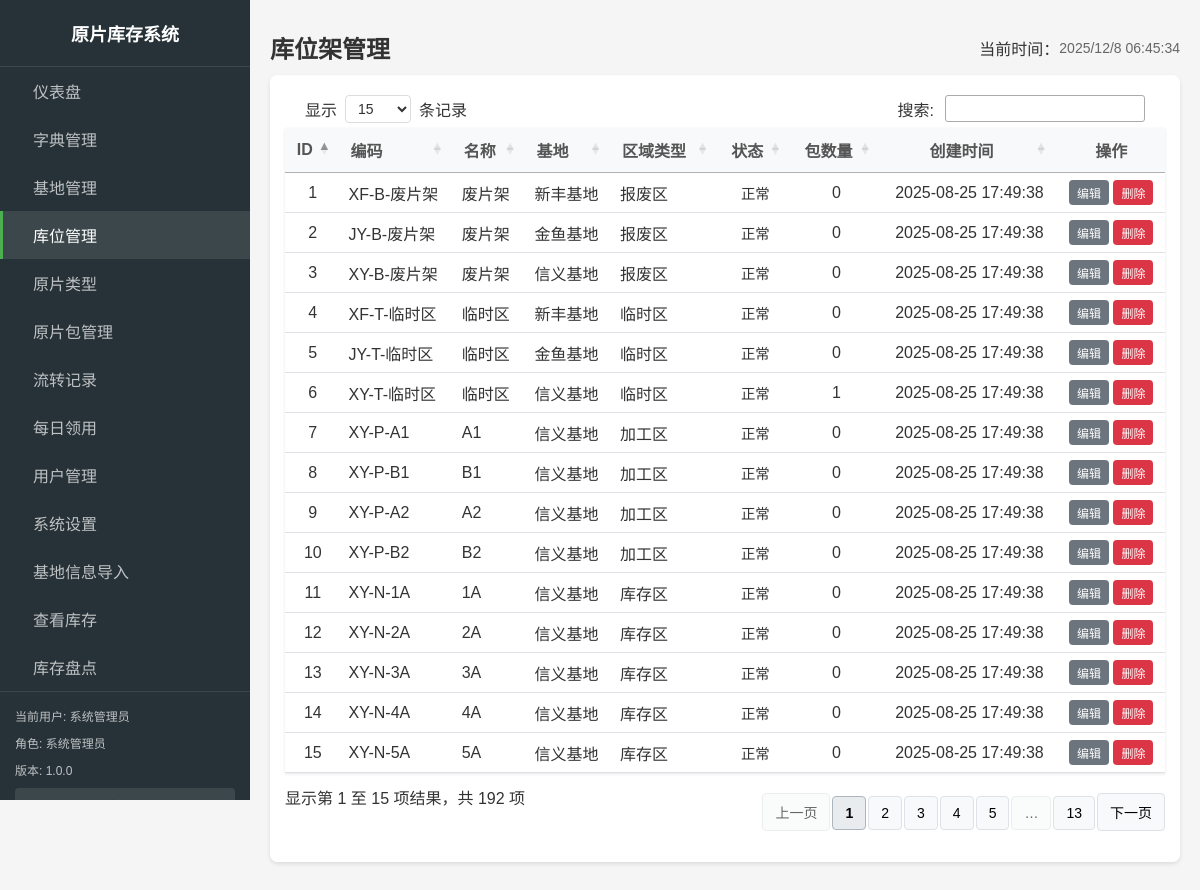
The page /admin/racks.php (signed in) on the database its author committed.
### tables this page shows
CREATE TABLE `storage_racks`  (
  `id` int(11) NOT NULL AUTO_INCREMENT,
  `base_id` int(11) NOT NULL COMMENT '所属基地ID',
  `code` varchar(50) NOT NULL COMMENT '库位架编码',
  `name` varchar(100) NULL DEFAULT NULL COMMENT '库位架名称',
  `area_type` enum('storage','processing','scrap','temporary') NOT NULL DEFAULT 'storage' COMMENT '区域类型：库存区、加工区、报废区、临时区',
  `capacity` int(11) NULL DEFAULT NULL COMMENT '容量',
  `status` enum('normal','maintenance','full') NULL DEFAULT 'normal' COMMENT '状态：正常、维护中、已满',
  `created_at` timestamp NOT NULL DEFAULT CURRENT_TIMESTAMP,
  `updated_at` timestamp NOT NULL DEFAULT CURRENT_TIMESTAMP ON UPDATE CURRENT_TIMESTAMP,
  PRIMARY KEY (`id`) USING BTREE,
  INDEX `base_id`(`base_id`) USING BTREE
);

CREATE TABLE `bases`  (
  `id` int(11) NOT NULL AUTO_INCREMENT,
  `name` varchar(50) NOT NULL COMMENT '基地名称',
  `code` varchar(20) NOT NULL COMMENT '基地编码',
  `address` varchar(255) NULL DEFAULT NULL COMMENT '基地地址',
  `created_at` timestamp NOT NULL DEFAULT CURRENT_TIMESTAMP,
  `updated_at` timestamp NOT NULL DEFAULT CURRENT_TIMESTAMP ON UPDATE CURRENT_TIMESTAMP,
  PRIMARY KEY (`id`) USING BTREE
);

### includes/db.php (called while the page is built, shortened)
<?php
function getDbConnection() {
    static $conn = null;
    if ($conn === null) {
        $conn = new mysqli(DB_HOST, DB_USER, DB_PASS, DB_NAME);
        $conn->set_charset(DB_CHARSET);
    }
    return $conn;
}
function query($sql, $params = []) {
    $conn = getDbConnection();
    $stmt = $conn->prepare($sql);
    if (!$stmt->execute()) {
        throw new Exception("执行查询失败: " . $stmt->error . "<br>SQL: " . $sql);
    }
    $result = $stmt->get_result();
    return $result;
}
function fetchAll($sql, $params = []) {
    $result = query($sql, $params);
    $rows = [];
    while ($row = $result->fetch_assoc()) {
        $rows[] = $row;
    }
    return $rows;
}
?>

### includes/auth.php (called while the page is built, shortened)
<?php
require_once __DIR__ . '/db.php';
function isLoggedIn() {
    return isset($_SESSION['logged_in']) && $_SESSION['logged_in'] === true;
}
function getCurrentUser() {
    return [
        'id' => $_SESSION['user_id'],
        'username' => $_SESSION['username'],
        'name' => $_SESSION['name'],
        'role' => $_SESSION['role'],
        'base_id' => $_SESSION['base_id'] ?? null
    ];
}
?>

### includes/admin_nav_config.php (called while the page is built, shortened)
<?php
function getAdminNavConfig($userRole) {
    $filteredItems = array_filter($navItems, function($item) use ($userRole) {
        return in_array($userRole, $item['roles']);
    });
    usort($filteredItems, function($a, $b) {
        return $a['order'] - $b['order'];
    });
    return $filteredItems;
}
function getCurrentNavId($currentPage) {
    $pageNavMap = [
        'index.php' => 'dashboard',
        'bases.php' => 'bases',
        'racks.php' => 'racks',
        'glass_types.php' => 'glass_types',
        'dictionary.php' => 'dictionary',
        'packages.php' => 'packages',
        'transactions.php' => 'transactions',
        'reports.php' => 'reports',
        'users.php' => 'users',
        'settings.php' => 'settings',
    ];
    return $pageNavMap[$currentPage] ?? '';
}
?>

### admin/racks.php (the view, shortened to what this page needs)
<?php
require_once '../includes/auth.php';
require_once '../includes/db.php';
require_once '../includes/admin_layout.php';
$currentUser = getCurrentUser();
$areaTypes = [
    'storage' => '库存区',
    'processing' => '加工区',
    'scrap' => '报废区',
    'temporary' => '临时区'
];
$message = '';
$messageType = '';
$racksSql = "SELECT r.*, b.name as base_name,
                         (SELECT COUNT(*) FROM glass_packages WHERE current_rack_id = r.id) as package_count
                  FROM storage_racks r
                  LEFT JOIN bases b ON r.base_id = b.id";
$racksSql .= " ORDER BY r.id ASC";
$racks = fetchAll($racksSql , $racksParams);
$statusOptions = [
    'normal' => '正常',
    'maintenance' => '维护中',
    'full' => '已满'
];
?>
<div class="add-button-container">
    <button type="button" class="btn btn-success" onclick="showAddForm()">新增库位架</button>
</div>
<div class="table-container">
    <table id="racksTable" class="table" data-table="racks">
        <thead>
            <tr>
                <th>ID</th>
                <th>编码</th>
                <th>名称</th>
                <th>基地</th>
                <th>区域类型</th>
                <th>状态</th>
                <th>包数量</th>
                <th>创建时间</th>
                <th>操作</th>
            </tr>
        </thead>
        <tbody>
            <?php if (empty($racks)): ?>
                <tr>
                    <td colspan="9" style="text-align: center; color: #666;">暂无记录</td>
                </tr>
            <?php else: ?>
                <?php foreach ($racks as $rack): ?>
                    <tr>
                        <td><?php echo $rack['id']; ?></td>
                        <td><?php echo htmlspecialchars($rack['code']); ?></td>
                        <td><?php echo htmlspecialchars($rack['name']); ?></td>
                        <td><?php echo htmlspecialchars($rack['base_name']); ?></td>
                        <td><?php echo htmlspecialchars($areaTypes[$rack['area_type']]); ?></td>
                        <td>
                            <span class="status-badge status-<?php echo $rack['status']; ?>">
                                <?php echo htmlspecialchars($statusOptions[$rack['status']]); ?>
                            </span>
                        </td>
                        <td><?php echo $rack['package_count']; ?></td>
                        <td><?php echo date('Y-m-d H:i:s', strtotime($rack['created_at'])); ?></td>
                        <td>
                            <a href="racks.php?action=edit&id=<?php echo $rack['id']; ?>" class="btn btn-sm btn-primary">编辑</a>
                            <button onclick="deleteRecord(<?php echo $rack['id']; ?>)" class="btn btn-sm btn-danger">删除</button>
                        </td>
                    </tr>
                <?php endforeach; ?>
            <?php endif; ?>
        </tbody>
    </table>
</div>
</body>
</html>
<?php
$content = ob_get_clean();
echo renderAdminLayout('库位架管理', $content, $currentUser, 'racks.php', ['../assets/css/admin/rack.css'], [], $message ?? '', $messageType ?? 'info');
?>

### assets/css/main.css (style rules this page uses)
* { box-sizing: border-box; }
body { font-family: 'Microsoft YaHei', Arial, sans-serif; margin: 0; padding: 0; background-color: #f5f5f5; color: #333; }
a { text-decoration: none; color:#000000; }
.btn { display: inline-block; padding: 8px 16px; background-color: #4CAF50; color: white; border: none; border-radius: 4px; cursor: pointer; font-size: 14px; text-align: center; transition: background-color 0.2s; }
.btn-primary { background-color: #2196F3; }
.btn-success { background-color: #28a745; color: white; }
.btn-danger { background-color: #f44336; }
.btn-sm { padding: 4px 8px; font-size: 12px; }
.table, .data-table { width: 100%; border-collapse: collapse; margin-bottom: 20px; background-color: white; box-shadow: 0 1px 3px rgba(0,0,0,0.1); }
.table th, .table td, .data-table th, .data-table td { padding: 12px 15px; text-align: left; border-bottom: 1px solid #eee; }
.table th, .data-table th { background-color: #f9f9f9; font-weight: bold; color: #555; }
.table-container { overflow-x: auto; margin-bottom: 20px; }
.status-badge { display: inline-block; padding: 4px 8px; border-radius: 12px; font-size: 0.9em; font-weight: 500; text-align: center; white-space: nowrap; }
.text-center { text-align: center; }

### assets/css/admin.css (style rules this page uses)
body { min-width: 1080px; }
.table-container { background: #fff; border-radius: 8px; overflow: hidden; box-shadow: 0 2px 4px rgba(0,0,0,0.1); margin-bottom: 20px; }

### assets/css/datatable-theme.css (style rules this page uses)
table.dataTable { width: 100% !important; border-collapse: collapse; background-color: white; }
table.dataTable thead th { background-color: #f8f9fa; border-bottom: 2px solid #dee2e6; padding: 12px 8px; font-weight: 600; position: relative; }
table.dataTable thead th.sorting, table.dataTable thead th.sorting_asc, table.dataTable thead th.sorting_desc { cursor: pointer; padding-right: 30px; }
table.dataTable thead th.sorting:after, table.dataTable thead th.sorting_asc:after, table.dataTable thead th.sorting_desc:after { position: absolute; right: 8px; top: 50%; transform: translateY(-50%); font-size: 12px; color: #6c757d; }
table.dataTable tbody th,table.dataTable tbody td { padding: 5px 8px !important; font-size: 1rem; }
table.dataTable tbody td { padding: 10px 8px; border-bottom: 1px solid #dee2e6; }
.text-center { text-align: center !important; }
.btn { padding: 6px 12px; border: none; border-radius: 4px; cursor: pointer; text-decoration: none; display: inline-block; font-size: 14px; text-align: center; }
.btn-sm { padding: 4px 8px; font-size: 12px; }
.btn-primary { background-color: #6c757d !important; color: white !important; border-color: #6c757d !important; }
.btn-danger { background-color: #dc3545; color: white; }

### assets/css/admin/rack.css (style rules this page uses)
.add-button-container { position: absolute; right: 100px; margin-bottom: 0; }

### rows shown on the page
storage_racks: id "1", code "XF-B-废片架", name "废片架", base.name "新丰基地", area_type "报废区", status "正常", package_count "0", created_at "2025-08-25 17:49:38"
storage_racks: id "2", code "JY-B-废片架", name "废片架", base.name "金鱼基地", area_type "报废区", status "正常", package_count "0", created_at "2025-08-25 17:49:38"
storage_racks: id "3", code "XY-B-废片架", name "废片架", base.name "信义基地", area_type "报废区", status "正常", package_count "0", created_at "2025-08-25 17:49:38"
storage_racks: id "4", code "XF-T-临时区", name "临时区", base.name "新丰基地", area_type "临时区", status "正常", package_count "0", created_at "2025-08-25 17:49:38"
storage_racks: id "5", code "JY-T-临时区", name "临时区", base.name "金鱼基地", area_type "临时区", status "正常", package_count "0", created_at "2025-08-25 17:49:38"
storage_racks: id "6", code "XY-T-临时区", name "临时区", base.name "信义基地", area_type "临时区", status "正常", package_count "1", created_at "2025-08-25 17:49:38"
storage_racks: id "7", code "XY-P-A1", name "A1", base.name "信义基地", area_type "加工区", status "正常", package_count "0", created_at "2025-08-25 17:49:38"
storage_racks: id "8", code "XY-P-B1", name "B1", base.name "信义基地", area_type "加工区", status "正常", package_count "0", created_at "2025-08-25 17:49:38"
storage_racks: id "9", code "XY-P-A2", name "A2", base.name "信义基地", area_type "加工区", status "正常", package_count "0", created_at "2025-08-25 17:49:38"
storage_racks: id "10", code "XY-P-B2", name "B2", base.name "信义基地", area_type "加工区", status "正常", package_count "0", created_at "2025-08-25 17:49:38"
storage_racks: id "11", code "XY-N-1A", name "1A", base.name "信义基地", area_type "库存区", status "正常", package_count "0", created_at "2025-08-25 17:49:38"
storage_racks: id "12", code "XY-N-2A", name "2A", base.name "信义基地", area_type "库存区", status "正常", package_count "0", created_at "2025-08-25 17:49:38"
storage_racks: id "13", code "XY-N-3A", name "3A", base.name "信义基地", area_type "库存区", status "正常", package_count "0", created_at "2025-08-25 17:49:38"
storage_racks: id "14", code "XY-N-4A", name "4A", base.name "信义基地", area_type "库存区", status "正常", package_count "0", created_at "2025-08-25 17:49:38"
storage_racks: id "15", code "XY-N-5A", name "5A", base.name "信义基地", area_type "库存区", status "正常", package_count "0", created_at "2025-08-25 17:49:38"

### other values the page prints
APP_NAME "原片库存系统"
$item['title'] "仪表盘"
$item['title'] "字典管理"
$item['title'] "基地管理"
$item['title'] "库位管理"
$item['title'] "原片类型"
$item['title'] "原片包管理"
$item['title'] "流转记录"
$item['title'] "每日领用"
$item['title'] "用户管理"
$item['title'] "系统设置"
$item['title'] "基地信息导入"
$item['title'] "查看库存"
$item['title'] "库存盘点"
$currentUser['name'] ?: $currentUser['username'] "系统管理员"
